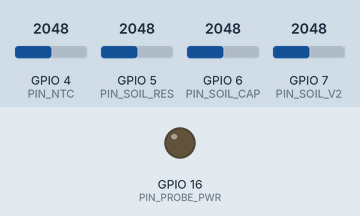
Recording of a sketch running on a simulated ESP32-S3. Shown: output pins drawn as LEDs (lit = HIGH). The inputs (shaded band) are chosen by the test bench; at power-on: GPIO 4 (PIN_NTC) = 2048, GPIO 5 (PIN_SOIL_RES) = 2048, GPIO 6 (PIN_SOIL_CAP) = 2048, GPIO 7 (PIN_SOIL_V2) = 2048 (analog values on the 0–4095 scale). WiFi joins after 1.5 s; servers stay silent unless stated; the local clock reads 2024-03-15 10:24:30 at power-on unless the sketch sets it; no MQTT or app messages arrive unless stated; what the sketch prints to the serial monitor is not drawn.

Above: at 3.2 s.
3.3 s: GPIO 4 (PIN_NTC) set to 2085
At 10.01 s:
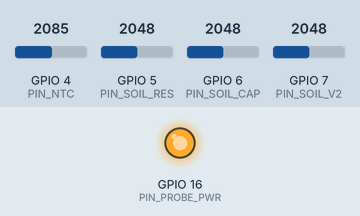
12.3 s: GPIO 4 (PIN_NTC) set to 2964
15.3 s: GPIO 4 (PIN_NTC) set to 2996
Timing chart, 0 to 17.8 s (numbered marks = the images above; inputs shaded):
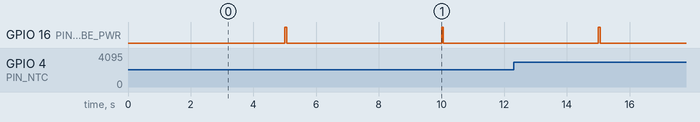

The sketch:

Lab03_Analog_MQTT.ino
```cpp
// TGR2026 Track 1 Lab Sheet · Lab 3
// เซ็นเซอร์ analog ส่งขึ้น MQTT แบบ JSON ซ้อนชั้น
// ออกแบบเนื้อหาโดย Dr. Natthakorn Kasamsumran
// บอร์ด: ESP32S3 Dev Module, Flash 16MB, PSRAM: OPI PSRAM

#include <WiFi.h>
#include <PubSubClient.h>
#include <ArduinoJson.h>
#include <time.h>

// ===================== ตั้งค่า =====================
const char* WIFI_SSID = "TGR_TEAM";
const char* WIFI_PASS = "12345678";
const char* MQTT_HOST = "192.168.1.50";   // IP ของ broker (Pi)
const uint16_t MQTT_PORT = 1883;
const char* TEAM      = "kmitl01";
// ====================================================

WiFiClient net;
PubSubClient mqtt(net);

String deviceId, tData, tStatus, tCmd, tAck;
uint32_t publishInterval = 5000;   // ms (เปลี่ยนได้ผ่านคำสั่ง)
uint32_t lastPublish = 0, lastReconnect = 0, seq = 0;

// >>> Lab 3–7: วางขา ค่าคงที่ struct และฟังก์ชันของเซ็นเซอร์ไว้ตรงนี้ (ก่อนฟังก์ชันแรกของไฟล์) <<<
// ---------------- ขา ----------------
const int PIN_NTC       = 4;
const int PIN_SOIL_RES  = 5;
const int PIN_SOIL_CAP  = 6;
const int PIN_SOIL_V2   = 7;
const int PIN_PROBE_PWR = 16;

// ---------------- ค่าคงที่ของวงจร (วัดจริงแล้วแก้) ----------------
const float VCC_MV  = 3300.0;   // แรงดันขา 3V3 ที่วัดได้จริง (mV)
const float R_FIXED = 10000.0;  // ตัวต้านทานคู่กับ NTC (วัดจริงด้วยมัลติมิเตอร์)
const float R0_NTC  = 10000.0;  // ความต้านทาน NTC ที่ 25 °C
const float B_NTC   = 3950.0;   // ค่า Beta (datasheet; ถ้าไม่รู้ใช้ 3950)
const float T0_K    = 298.15;   // 25 °C ในหน่วยเคลวิน

// ---------------- ค่า calibration (ได้จากขั้นที่ 4) ----------------
int RES_DRY_MV = 3200, RES_WET_MV = 1300;
int CAP_DRY_MV = 2500, CAP_WET_MV = 1100;
int V2_DRY_MV  = 2500, V2_WET_MV  = 1100;

// อ่าน n ครั้ง แล้วคืนค่ากลาง (median)
int readMilliVoltsMedian(int pin, int n = 15) {
  int v[31];
  n = constrain(n, 1, 31);
  for (int i = 0; i < n; i++) {
    v[i] = analogReadMilliVolts(pin);
    delayMicroseconds(300);
  }
  for (int i = 1; i < n; i++) {           // insertion sort
    int key = v[i], j = i - 1;
    while (j >= 0 && v[j] > key) { v[j + 1] = v[j]; j--; }
    v[j + 1] = key;
  }
  return v[n / 2];
}

// แปลง mV ของ NTC (NTC อยู่ฝั่ง GND) เป็น °C ด้วยสมการ Beta
float ntcCelsius(int mv) {
  if (mv < 50 || mv > VCC_MV - 50) return NAN;   // สายหลุดหรือช็อต
  float r = R_FIXED * mv / (VCC_MV - mv);
  float invT = 1.0 / T0_K + log(r / R0_NTC) / B_NTC;
  return 1.0 / invT - 273.15;
}

// แปลง mV เป็น % จากจุด calibrate 2 จุด (ใช้ได้ทั้งเซ็นเซอร์ที่ค่าขึ้นหรือลงเมื่อเปียก)
float toPercent(int mv, int dryMv, int wetMv) {
  if (dryMv == wetMv) return NAN;
  float p = 100.0 * (mv - dryMv) / (float)(wetMv - dryMv);
  return constrain(p, 0.0, 100.0);
}

// อ่าน probe resistive โดยเปิดไฟเฉพาะตอนอ่าน
int readResistiveMv() {
  digitalWrite(PIN_PROBE_PWR, HIGH);
  delay(50);                               // รอให้แรงดันนิ่ง
  int mv = readMilliVoltsMedian(PIN_SOIL_RES);
  digitalWrite(PIN_PROBE_PWR, LOW);
  return mv;
}

// ---------- WiFi ----------
void connectWiFi() {
  WiFi.mode(WIFI_STA);
  WiFi.begin(WIFI_SSID, WIFI_PASS);
  Serial.print("WiFi connecting");
  while (WiFi.status() != WL_CONNECTED) {
    delay(500);
    Serial.print(".");
  }
  Serial.printf("\nWiFi OK  IP=%s  RSSI=%d dBm\n",
                WiFi.localIP().toString().c_str(), WiFi.RSSI());
}

// ---------- ตั้งชื่ออุปกรณ์และ topic จาก MAC (ไม่ซ้ำกันแน่นอน) ----------
void makeTopics() {
  uint8_t mac[6];
  WiFi.macAddress(mac);
  char id[24];
  snprintf(id, sizeof(id), "esp32s3-%02x%02x%02x", mac[3], mac[4], mac[5]);
  deviceId = id;
  String base = String("tgr2026/") + TEAM + "/" + deviceId;
  tData   = base + "/data";
  tStatus = base + "/status";
  tCmd    = base + "/cmd";
  tAck    = base + "/ack";
}

// ---------- รับคำสั่งจาก broker ----------
void onMessage(char* topic, byte* payload, unsigned int len) {
  Serial.printf("<< %s : %.*s\n", topic, len, (char*)payload);

  JsonDocument cmdDoc, ack;
  DeserializationError err = deserializeJson(cmdDoc, payload, len);
  if (err) {
    ack["ok"] = false;
    ack["error"] = err.c_str();
  } else {
    const char* cmd = cmdDoc["cmd"] | "";   // ถ้าไม่มีฟิลด์ cmd ใช้ ""
    ack["cmd"] = cmd;
    if (strcmp(cmd, "interval") == 0) {
      uint32_t ms = cmdDoc["ms"] | 5000;
      publishInterval = (ms < 500) ? 500 : ms;   // กันค่าต่ำเกินไป
      ack["ok"] = true;
      ack["interval_ms"] = publishInterval;
    } else if (strcmp(cmd, "led") == 0) {
      int v = cmdDoc["value"] | 0;
      rgbLedWrite(RGB_BUILTIN, 0, v ? 40 : 0, 0);
      ack["ok"] = true;
      ack["led"] = v;
    } else if (strcmp(cmd, "ping") == 0) {
      ack["ok"] = true;
      ack["uptime_ms"] = millis();
    } else {
      ack["ok"] = false;
      ack["error"] = "unknown cmd";
    }
  }
  char buf[256];
  size_t n = serializeJson(ack, buf, sizeof(buf));
  mqtt.publish(tAck.c_str(), (const uint8_t*)buf, n, false);
}

// ---------- เชื่อม MQTT พร้อมฝาก LWT ----------
bool mqttConnect() {
  Serial.printf("MQTT connecting %s:%u ... ", MQTT_HOST, MQTT_PORT);
  bool ok = mqtt.connect(deviceId.c_str(),          // client id ต้องไม่ซ้ำกับใคร
                         nullptr, nullptr,          // ไม่มี user/pass
                         tStatus.c_str(), 1, true,  // LWT topic, QoS 1, retain
                         "{\"online\":false}");
  if (ok) {
    Serial.println("OK");
    mqtt.publish(tStatus.c_str(), "{\"online\":true}", true);   // retain
    mqtt.subscribe(tCmd.c_str());
  } else {
    Serial.printf("FAIL rc=%d\n", mqtt.state());
  }
  return ok;
}

// ---------- สร้างและส่ง JSON ----------
void publishData() {
  JsonDocument doc;
  doc["team"]   = TEAM;
  doc["device"] = deviceId;
  doc["seq"]    = ++seq;
  time_t now = time(nullptr);
  doc["ts"]     = (now > 1700000000) ? (uint32_t)now : 0;   // 0 = ยังไม่ได้เวลาจาก NTP
  doc["uptime_ms"] = millis();
  doc["rssi_dbm"]  = WiFi.RSSI();
  doc["heap_free"] = ESP.getFreeHeap();
  // ----- NTC -----
  int ntcMv = readMilliVoltsMedian(PIN_NTC);
  float tC = ntcCelsius(ntcMv);
  JsonObject ntc = doc["ntc"].to<JsonObject>();
  ntc["raw_mv"] = ntcMv;
  ntc["ok"] = !isnan(tC);
  if (isnan(tC)) ntc["temp_c"] = nullptr;
  else           ntc["temp_c"] = roundf(tC * 10) / 10.0f;

  // ----- Soil resistive -----
  int resMv = readResistiveMv();
  JsonObject res = doc["soil_res"].to<JsonObject>();
  res["raw_mv"] = resMv;
  res["pct"] = roundf(toPercent(resMv, RES_DRY_MV, RES_WET_MV));

  // ----- Capacitive -----
  int capMv = readMilliVoltsMedian(PIN_SOIL_CAP);
  JsonObject cap = doc["soil_cap"].to<JsonObject>();
  cap["raw_mv"] = capMv;
  cap["pct"] = roundf(toPercent(capMv, CAP_DRY_MV, CAP_WET_MV));

  // ----- Soil V2 -----
  int v2Mv = readMilliVoltsMedian(PIN_SOIL_V2);
  JsonObject v2 = doc["soil_v2"].to<JsonObject>();
  v2["raw_mv"] = v2Mv;
  v2["pct"] = roundf(toPercent(v2Mv, V2_DRY_MV, V2_WET_MV));

  char buf[768];
  size_t n = serializeJson(doc, buf, sizeof(buf));
  bool ok = mqtt.publish(tData.c_str(), (const uint8_t*)buf, n, false);
  Serial.printf(">> %s %s%s\n", tData.c_str(), buf, ok ? "" : "  (FAILED)");
}

void setup() {
  Serial.begin(115200);
  delay(500);
  connectWiFi();
  makeTopics();
  configTime(0, 0, "pool.ntp.org", "time.google.com");   // เวลา UTC (ต้องมีอินเทอร์เน็ต)
  mqtt.setServer(MQTT_HOST, MQTT_PORT);
  mqtt.setCallback(onMessage);
  mqtt.setBufferSize(1024);   // สำคัญ! ค่าเริ่มต้น 256 byte ส่ง JSON ยาวไม่ได้
  mqtt.setKeepAlive(15);
  analogReadResolution(12);
  pinMode(PIN_PROBE_PWR, OUTPUT);
  digitalWrite(PIN_PROBE_PWR, LOW);
  Serial.println("Device id: " + deviceId);
}

void loop() {
  if (!mqtt.connected()) {
    if (millis() - lastReconnect > 3000) {   // ลองใหม่ทุก 3 s โดยไม่ค้าง loop
      lastReconnect = millis();
      mqttConnect();
    }
  } else {
    mqtt.loop();   // ต้องเรียกบ่อย ๆ เพื่อรับข้อความและรักษา keepalive
  }

  if (mqtt.connected() && millis() - lastPublish >= publishInterval) {
    lastPublish = millis();
    publishData();
  }
}
```

Measured:
- the behaviour switches between 2049 and 2050 on GPIO 4 (PIN_NTC) (found by bisection; images 0 and 1)
- after the input at 15.3 s, every drawn part: stays the same
- by itself, GPIO 16 (PIN_PROBE_PWR): alternates HIGH for 0.06 s and LOW for 4.9 s
